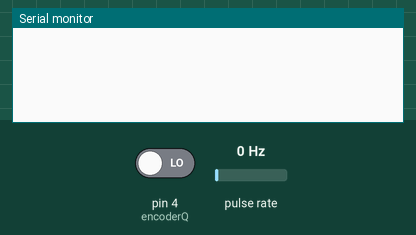
Recording of a sketch running on a simulated Arduino Uno, built with avr-gcc and run on an emulated ATmega328P. Parts: the last lines printed to the serial monitor. Wiring (inferred from the names in the program): pulse sensor: data pin 2. The test bench sets the inputs (shaded band); at power-on: pulse rate 0 Hz, pin 4 (encoderQ) LOW.

Above: at 1.2 s.
1.3 s: pulse rate (sensor on pin 2) set to 4 Hz
At 1.79 s:
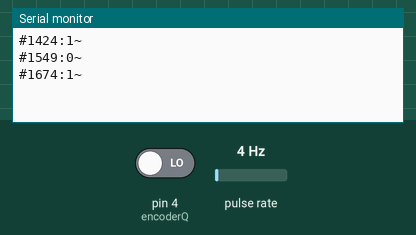
3.0 s: pulse rate (sensor on pin 2) set to 50 Hz
At 3.6 s:
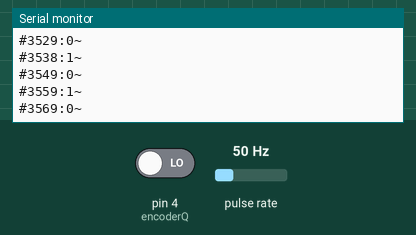
6.0 s: pin 4 (encoderQ) driven HIGH
7.5 s: pin 4 (encoderQ) driven LOW
Timing chart, 0 to 10.5 s (numbered marks = the images above; inputs shaded):
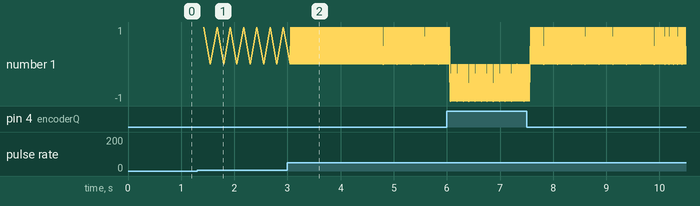

The sketch:

BP_manikin_arduino_code.ino
```cpp
// Interrupt information
// 0 on pin 2
// 1 on pin 4

#define encoderI 2
#define encoderQ 4 // Only use one interrupt in this example

//used for serial output
const String comma = ",";
const String colon = ":";
const String hashtag = "#";
const String squiggly = "~";
const String semicolon = ";";

volatile int depth;
volatile long currentTime;
void setup()
{
  Serial.begin(9600);
  depth=0;
  pinMode(encoderI, INPUT);
  pinMode(encoderQ, INPUT);
  attachInterrupt(digitalPinToInterrupt(encoderI), handleEncoder, CHANGE);

}

int prevDepth = 0;

void loop()
{

  if(depth != prevDepth) {
    Serial.println(hashtag + currentTime + colon + depth + squiggly);
    prevDepth = depth;
  }
}

void handleEncoder()
{

  currentTime = millis();

  if(digitalRead(encoderI) == digitalRead(encoderQ))
  {
    depth--;
  }
  else
  {
    depth++;
  }

}
```

Measured:
- after the input at 1.3 s, the serial monitor: prints a new line after 0.13 s (image 1)
- after the input at 3.0 s, the serial monitor: prints a new line after 0.06 s (image 2)
